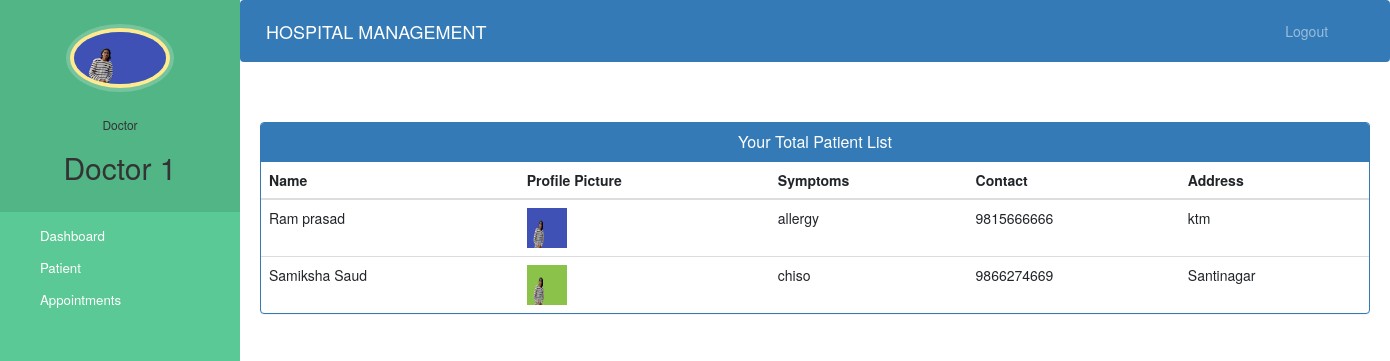
The app's page /doctor-view-patient (signed in) with its own data.
### hospital/models.py (models this page shows, shortened)
class Doctor(models.Model):
    user=models.OneToOneField(User,on_delete=models.CASCADE)
    profile_pic= models.ImageField(upload_to='profile_pic/DoctorProfilePic/',null=True,blank=True)
    address = models.CharField(max_length=40)
    mobile = models.CharField(max_length=20,null=True)
    department= models.CharField(max_length=50,choices=departments,default='Cardiologist')
    status=models.BooleanField(default=False)

class Patient(models.Model):
    user=models.OneToOneField(User,on_delete=models.CASCADE)
    profile_pic= models.ImageField(upload_to='profile_pic/PatientProfilePic/',null=True,blank=True)
    address = models.CharField(max_length=40)
    mobile = models.CharField(max_length=20,null=False)
    symptoms = models.CharField(max_length=100,null=False)
    assignedDoctorId = models.PositiveIntegerField(null=True)
    admitDate=models.DateField(auto_now=True)
    status=models.BooleanField(default=False)
    @property
    def get_name(self):
        return self.user.first_name+" "+self.user.last_name

### hospital/views.py (the view)
# urls.py: path('doctor-view-patient', views.doctor_view_patient_view,name='doctor-view-patient'),
@login_required(login_url='doctorlogin')
@user_passes_test(is_doctor)
def doctor_view_patient_view(request):
    patients=models.Patient.objects.all().filter(status=True,assignedDoctorId=request.user.id)
    doctor=models.Doctor.objects.get(user_id=request.user.id) #for profile picture of doctor in sidebar
    return render(request,'hospital/doctor_view_patient.html',{'patients':patients,'doctor':doctor})

### hospital/views.py (called while the page is built)
def is_doctor(user):
    return user.groups.filter(name='DOCTOR').exists()

### templates/hospital/doctor_view_patient.html (shortened to what this page needs)
{% extends 'hospital/doctor_base.html' %}
{% block content %}
{%load static%}
<head>
  <link href="//netdna.bootstrapcdn.com/bootstrap/3.0.0/css/bootstrap.min.css" rel="stylesheet" id="bootstrap-css">
</head>
<div class="container">
  <div class="panel panel-primary">
    <div class="panel-heading">
      <h6 class="panel-title">Your Total Patient List</h6>
    </div>
    <table class="table table-hover" id="dev-table">
      <thead>
        <tr>
          <th>Name</th>
          <th>Profile Picture</th>
          <th>Symptoms</th>
          <th>Contact</th>
          <th>Address</th>
        </tr>
      </thead>
      {% for p in patients %}
      <tr>
        <td> {{p.get_name}}</td>
        <td> <img src="{% static p.profile_pic.url %}" alt="Profile Pic" height="40px" width="40px" /></td>
        <td>{{p.symptoms}}</td>
        <td>{{p.mobile}}</td>
        <td>{{p.address}}</td>
      </tr>
      {% endfor %}
    </table>
  </div>
</div>
{% endblock content %}

### templates/hospital/doctor_base.html (shortened to what this page needs)
<!DOCTYPE html>
{% load static %}
<html lang="en">
<head>
  <link rel="stylesheet" href="https://stackpath.bootstrapcdn.com/bootstrap/4.3.1/css/bootstrap.min.css">
  <link rel="stylesheet" href="https://maxcdn.bootstrapcdn.com/font-awesome/4.7.0/css/font-awesome.min.css">
</head>
<body>
  <nav class="menu" tabindex="0">
    <header class="avatar">
      <img src="{% static doctor.profile_pic.url %}" alt="Profile Pic" />
      <br><br>
      <h6>Doctor</h6>
      <h2>{{request.user.first_name}}</h2>
    </header>
    <ul>
      <li tabindex="0" class="icon-dashboard"> <a style="color:white; text-decoration:none;" href="/doctor-dashboard"><span>Dashboard</span></a> </li>
      <li tabindex="0" class="icon-users"> <a style="color:white; text-decoration:none;" href="/doctor-patient"><span>Patient</span></a></li>
      <li tabindex="0" class="icon-calendar"> <a style="color:white; text-decoration:none;" href="/doctor-appointment"><span>Appointments</span></a></li>
    </ul>
  </nav>
  <main>
    <div class="bs-example">
      <nav class="navbar navbar-expand-md  navbar-dark fixed-top" style="background:#337AB7;">
        <a href="/doctor-dashboard" class="navbar-brand">HOSPITAL MANAGEMENT</a>
        <div class="collapse navbar-collapse justify-content-between" id="navbarCollapse">
          <div class="navbar-nav" style=" margin-left: 90%;">
            <a href="/logout" class="nav-item nav-link">Logout</a>
          </div>
        </div>
      </nav>
    </div>
    <br><br>
    {% block content %}
    {% endblock content %}
    <br><br><br><br><br><br><br>
  </main>
</body>
</html>

### templates/hospital/doctor_base.html (style rules this page uses)
a:link { text-decoration: none; }
a { color: white; }
body { padding-left: 240px; }
main { position: relative; height: 100vh; }
.menu { background: #5bc995; height: 100vh; width: 240px; position: fixed; top: 0px; left: 0; z-index: 5; outline: none; }
.menu .avatar { background: rgba(0, 0, 0, 0.1); padding: 2em 0.5em; text-align: center; }
.menu .avatar img { width: 100px; border-radius: 50%; overflow: hidden; border: 4px solid #ffea92; box-shadow: 0 0 0 4px rgba(255, 255, 255, 0.2); }
.menu .avatar h2 { font-weight: normal; margin-bottom: 0; }
.menu ul { list-style: none; padding: 0.5em 0; margin: 0; }
.menu ul li { padding: 0.5em 1em 0.5em 3em; font-size: 0.95em; font-weight: regular; background-repeat: no-repeat; background-position: left 15px center; background-size: auto 20px; transition: all 0.15s linear; cursor: pointer; }
.menu ul li.icon-dashboard { background-image: url("http://www.entypo.com/images//gauge.svg"); }
.menu ul li.icon-users { background-image: url("http://www.entypo.com/images//users.svg"); }
.menu ul li.icon-calendar { background-image: url("http://www.entypo.com/images//calendar.svg"); }

### templates/hospital/doctor_view_patient.html (style rules this page uses)
a:link { text-decoration: none; }
h6 { text-align: center; }

### records on screen
Doctor: profile_pic (picture)
Patient: get_name "Ram prasad", profile_pic (picture), symptoms "allergy", mobile "9815666666", address "ktm"
Patient: get_name "Samiksha Saud", profile_pic (picture), symptoms "chiso", mobile "9866274669", address "Santinagar"

### other values on screen
{{ request.user.first_name }} "Doctor 1"
